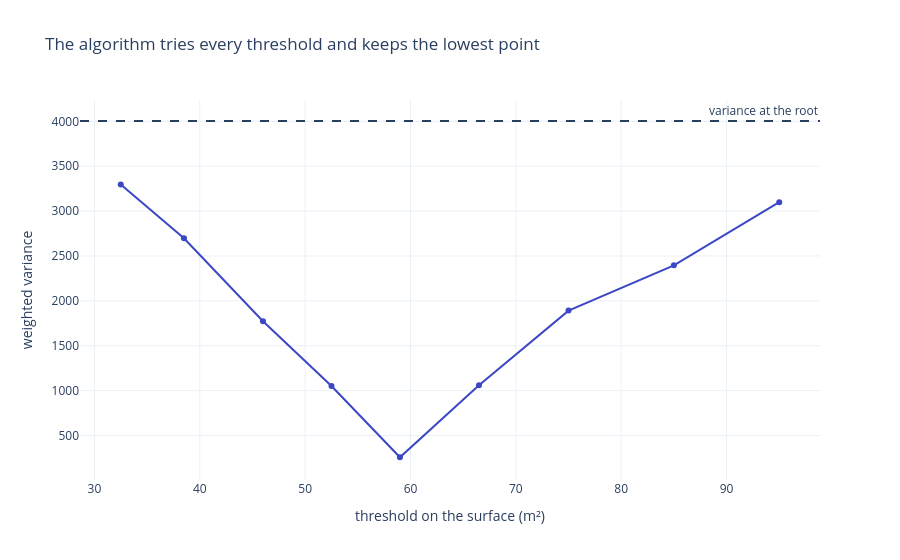

The notebook cell this image was saved under:
### Markdown cell above
#### See it with data 🔬: the variance criterion, by hand

Ten flats, with their surface (m²) and their price (k€). We want the best first question of the form "surface ≤ threshold?". With 10 different surfaces, there are 10 − 1 = 9 admissible divisions (one threshold between each pair of neighbours, as said in the Admissibility section). For each one, we compute the weighted variance of the two children, then we ask scikit-learn which split it picks.

### Code cell
flats = pd.DataFrame({
    "surface": [30, 35, 42, 50, 55, 63, 70, 80, 90, 100],
    "price":   [120, 135, 128, 150, 160, 240, 255, 250, 270, 290],
})

def weighted_variance(left, right):
    n = len(left) + len(right)
    return len(left) / n * left.var(ddof=0) + len(right) / n * right.var(ddof=0)

surfaces = flats["surface"].to_numpy()
thresholds = (surfaces[:-1] + surfaces[1:]) / 2          # the 9 admissible cuts
scores = [weighted_variance(flats.price[flats.surface <= t], flats.price[flats.surface > t]) for t in thresholds]
print(f"Variance of the price at the root: {flats.price.var(ddof=0):.0f}")
pd.DataFrame({"threshold": thresholds, "weighted variance of the children": np.round(scores)})

fig = go.Figure(go.Scatter(x=thresholds, y=scores, mode="lines+markers", name="weighted variance"))
fig.add_hline(y=flats.price.var(ddof=0), line_dash="dash", annotation_text="variance at the root")
fig.update_layout(title="The algorithm tries every threshold and keeps the lowest point",
                  xaxis_title="threshold on the surface (m²)", yaxis_title="weighted variance")
fig.show()

### Figure 1 — Plotly figure (JSON) as saved in the notebook; plotly's stock layout.template omitted (floating-point values rounded to 4 significant figures)
{"data": [{"mode": "lines+markers", "name": "weighted variance", "type": "scatter", "x": [32.5, 38.5, 46.0, 52.5, 59.0, 66.5, 75.0, 85.0, 95.0], "y": [3296.0, 2697.0, 1773.0, 1051.0, 257.9, 1060.0, 1891.0, 2395.0, 3099.0]}], "layout": {"annotations": [{"showarrow": false, "text": "variance at the root", "x": 1, "xanchor": "right", "xref": "x domain", "y": 4003.0, "yanchor": "bottom", "yref": "y"}], "shapes": [{"line": {"dash": "dash"}, "type": "line", "x0": 0, "x1": 1, "xref": "x domain", "y0": 4003.0, "y1": 4003.0, "yref": "y"}], "title": {"text": "The algorithm tries every threshold and keeps the lowest point"}, "xaxis": {"title": {"text": "threshold on the surface (m²)"}}, "yaxis": {"title": {"text": "weighted variance"}}}}
